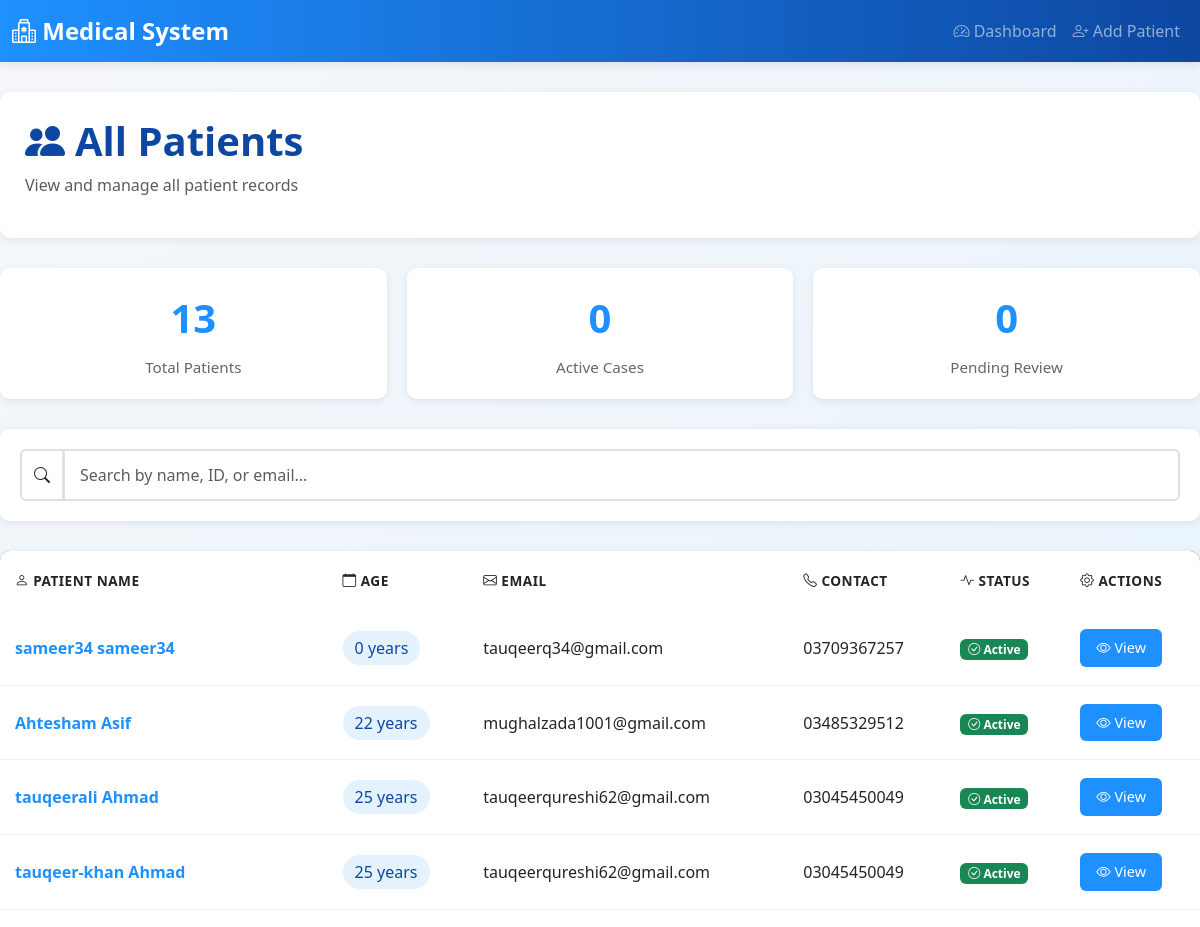
Page /patients/ (upper part) on the earlier database version.
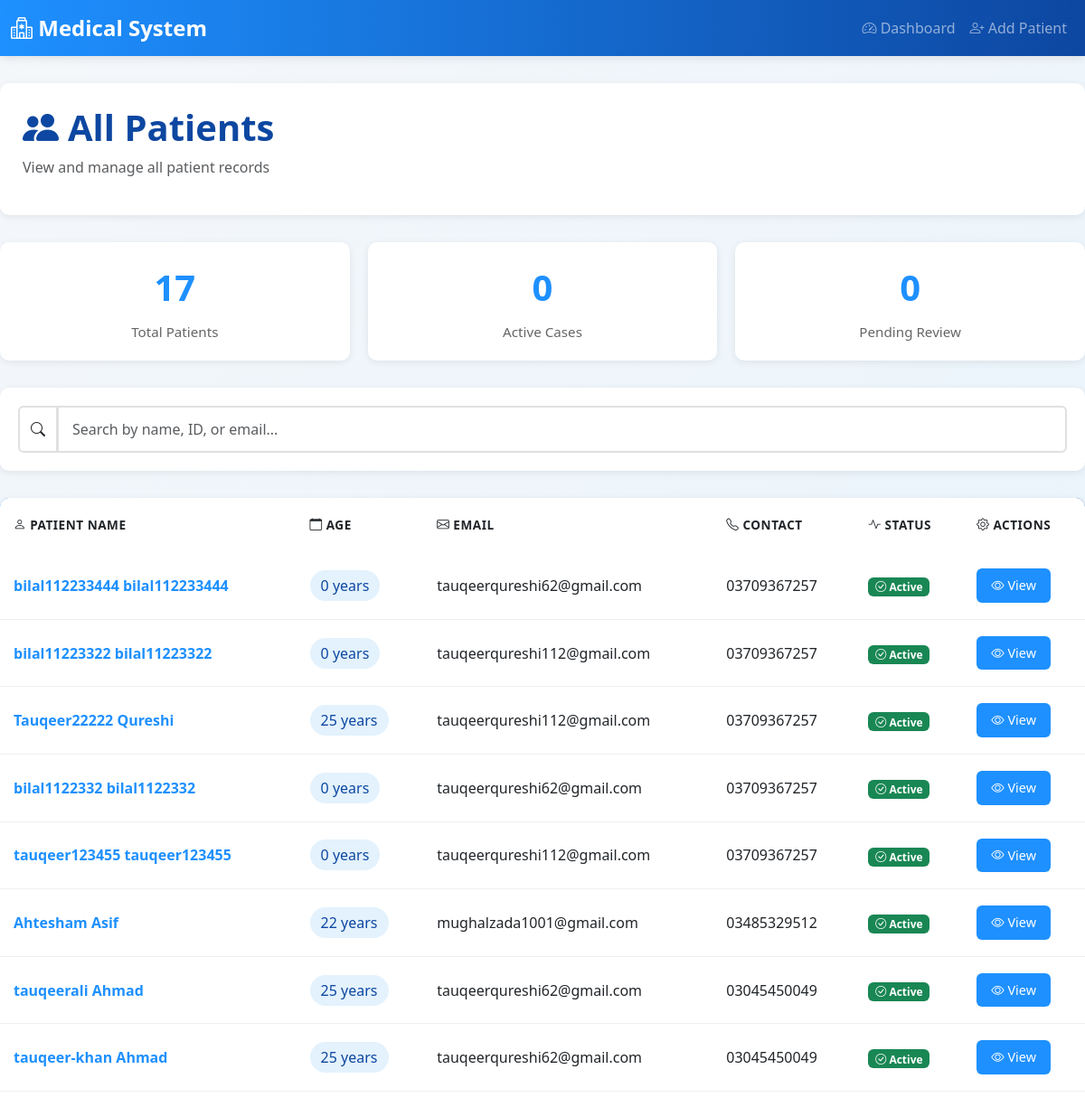
Same page on the later database version.
### main/models.py (models this page shows)
class BaseModel(models.Model):
    created_at = models.DateTimeField(auto_now_add=True, db_index=True)
    updated_at = models.DateTimeField(auto_now=True)
    class Meta:
        abstract = True

class PatientCreatedByDoctor(BaseModel):
    user = models.OneToOneField(User, on_delete=models.CASCADE, null=True, blank=True)
    doctor = models.ForeignKey(
        User,
        on_delete=models.CASCADE,
        blank=True,
        null=True,
        related_name='created_patients',
        limit_choices_to=Q(user_type='doctor') | Q(user_type='admin'),
        db_index=True
    )
    fname = models.CharField(max_length=100, db_index=True)
    lname = models.CharField(max_length=100)
    dob = models.DateField(blank=True, null=True)
    parents = models.CharField(max_length=100, blank=True)
    GENDER_CHOICES = [
        ('M', 'Male'),
        ('F', 'Female'),
        ('O', 'Other'),
    ]
    gender = models.CharField(max_length=1, choices=GENDER_CHOICES)
    address = models.TextField()
    contact_number = models.CharField(max_length=15)
    email = models.CharField(max_length=200)
    medical_history = models.TextField(blank=True)
    show_on_dashboard = models.BooleanField(default=True, db_index=True)
    is_active = models.BooleanField(default=True, db_index=True)
    class Meta:
        ordering = ['-created_at']
        indexes = [
            models.Index(fields=['doctor', 'is_active']),
            models.Index(fields=['fname', 'lname']),
            models.Index(fields=['email']),
            models.Index(fields=['created_at']),
        ]
        verbose_name_plural = "Patients Created By Doctor"
    def __str__(self):
        return f"{self.fname} {self.lname} (ID: {self.id})"

### main/views.py (the view)
# urls.py: path('patients/', views.get_all_patients, name='get_patient'),
def get_all_patients(request):
    patients = PatientCreatedByDoctor.objects.all()
    print("Patients from DB:", patients)
    for p in patients:
        p.age = calculate_age(p.dob)
    return render(request, 'Doctor/Patient/all_patients.html', {'patients': patients})

### main/views.py (called while the page is built)
def calculate_age(dob):
    if dob:
        today = date.today()
        return today.year - dob.year - ((today.month, today.day) < (dob.month, dob.day))
    return ''

### main/templates/Doctor/Patient/all_patients.html (shortened to what the changed rows need)
<!DOCTYPE html>
{% load static %}
<html lang="en">
<head>
    <link href="https://cdn.jsdelivr.net/npm/bootstrap@5.3.0/dist/css/bootstrap.min.css" rel="stylesheet">
    <link href="https://cdn.jsdelivr.net/npm/bootstrap-icons@1.7.2/font/bootstrap-icons.css" rel="stylesheet">
</head>
<body>
    <div class="container container-main">
        <div class="page-header">
            <h1><i class="bi bi-people-fill"></i> All Patients</h1>
        </div>
        <div class="stats-cards">
            <div class="stat-card">
                <div class="stat-value">{{ patients|length }}</div>
                <div class="stat-label">Total Patients</div>
            </div>
        </div>
        <div class="patients-table">
            {% if patients %}
            <table class="table table-hover">
                <thead>
                    <tr>
                        <th><i class="bi bi-person"></i> Patient Name</th>
                        <th><i class="bi bi-calendar"></i> Age</th>
                        <th><i class="bi bi-envelope"></i> Email</th>
                        <th><i class="bi bi-telephone"></i> Contact</th>
                        <th><i class="bi bi-activity"></i> Status</th>
                        <th><i class="bi bi-gear"></i> Actions</th>
                    </tr>
                </thead>
                <tbody id="patientTableBody">
                    {% for patient in patients %}
                    <tr class="patient-row" data-patient-name="{{ patient.fname|lower }} {{ patient.lname|lower }}">
                        <td>
                            <span class="patient-id">{{ patient.fname }} {{ patient.lname }}</span>
                        </td>
                        <td>
                            <span class="badge-age">{{ patient.age }} years</span>
                        </td>
                        <td>{{ patient.email|default:"N/A" }}</td>
                        <td>{{ patient.contact_number|default:"N/A" }}</td>
                        <td>
                            {% if patient.show_on_dashboard %}
                            <span class="badge bg-success"><i class="bi bi-check-circle"></i> Active</span>
                            {% else %}
                            <span class="badge bg-warning"><i class="bi bi-exclamation-circle"></i> Inactive</span>
                            {% endif %}
                        </td>
                        <td>
                            <button class="action-btn btn-view" onclick="viewPatient({{ patient.id }})">
                                <i class="bi bi-eye"></i> View
                            </button>
                        </td>
                    </tr>
                    {% endfor %}
                </tbody>
            </table>
            {% endif %}
        </div>
    </div>
</body>
</html>

Differences in the rows shown:
removed PatientCreatedByDoctor: fname "sameer34", lname "sameer34", age "0", email "tauqeerq34@gmail.com", contact_number "03709367257", show_on_dashboard True (drawn)
added PatientCreatedByDoctor: fname "bilal112233444", lname "bilal112233444", age "0", email "tauqeerqureshi62@gmail.com", contact_number "03709367257", show_on_dashboard True (drawn)
added PatientCreatedByDoctor: fname "bilal11223322", lname "bilal11223322", age "0", email "tauqeerqureshi112@gmail.com", contact_number "03709367257", show_on_dashboard True (drawn)
added PatientCreatedByDoctor: fname "Tauqeer22222", lname "Qureshi", age "25", email "tauqeerqureshi112@gmail.com", contact_number "03709367257", show_on_dashboard True (drawn)
added PatientCreatedByDoctor: fname "bilal1122332", lname "bilal1122332", age "0", email "tauqeerqureshi62@gmail.com", contact_number "03709367257", show_on_dashboard True (drawn)
added PatientCreatedByDoctor: fname "tauqeer123455", lname "tauqeer123455", age "0", email "tauqeerqureshi112@gmail.com", contact_number "03709367257", show_on_dashboard True (drawn)
Other differences:
{{ patients|length }}: "13" → "17"
